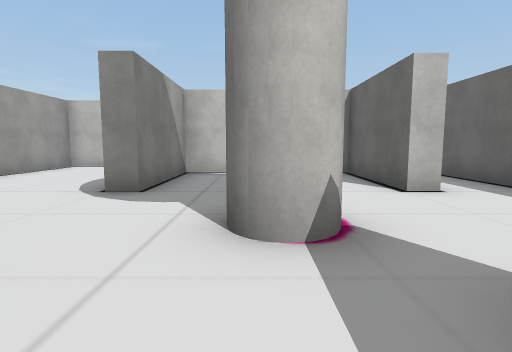
[1] (above)

15 first-person views from a walk through a Unity game level. The camera is 1.4 m above the floor, tilts 6° down and sees 80° across. The floor is counted in squares, 2 m on a side. Each view is taken from the middle of a square. On the plan, view 1 faces up. The plan holds only what a view shows up to about 10 squares ahead; the rest is blank. The player character is not drawn. Some surface patterns are stand-ins.

[2]
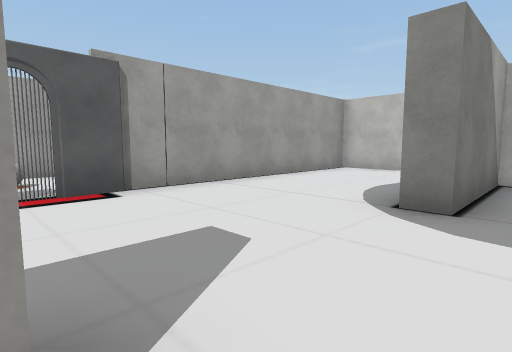

[3]
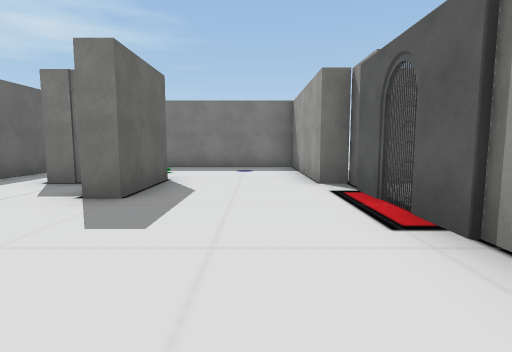

[4]
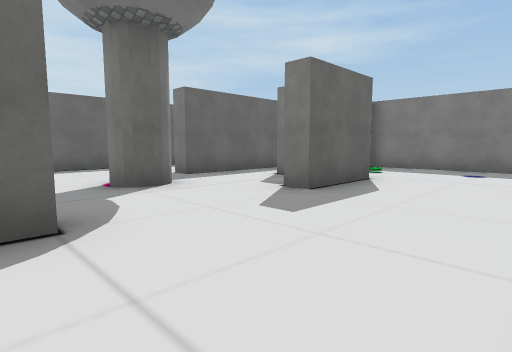

[5]
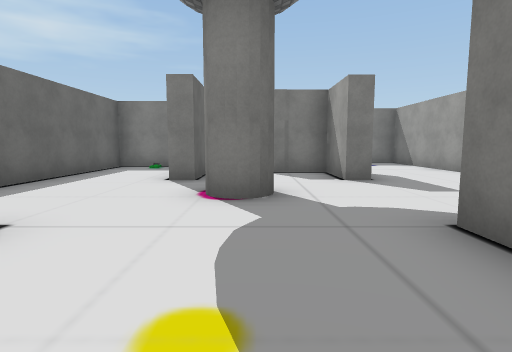

[6]
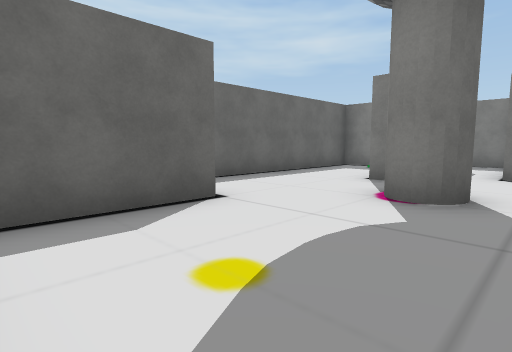

[7]
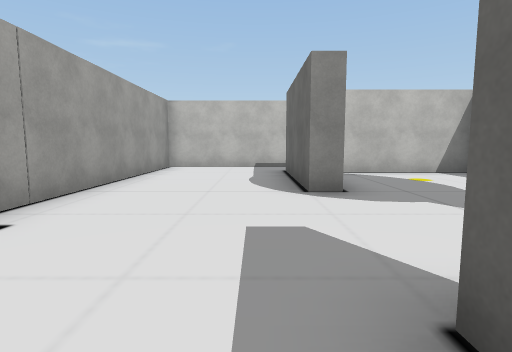

[8]
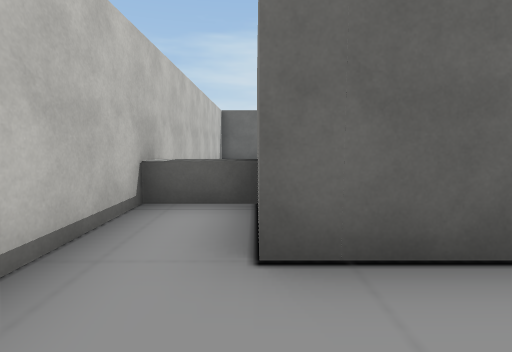

[9]
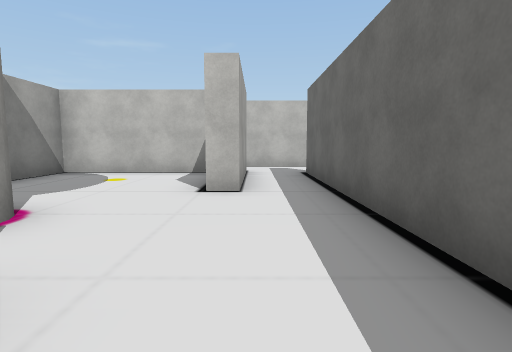

[10]
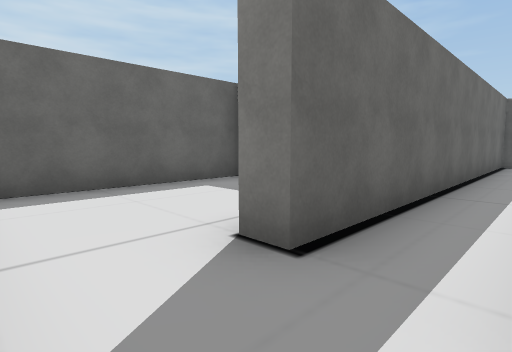

[11]
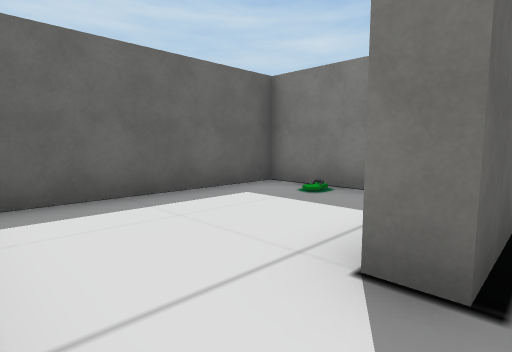

[12]
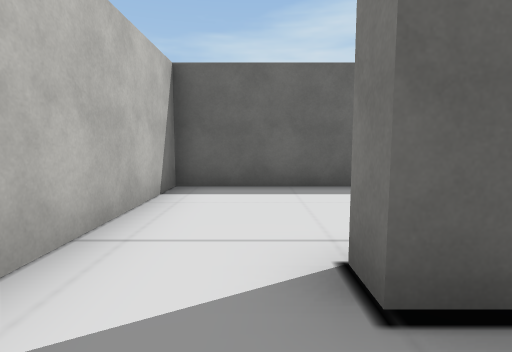

[13]
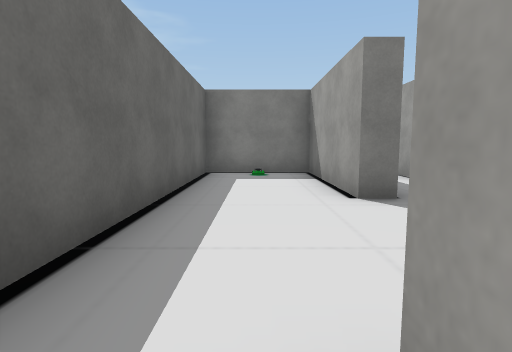

[14]
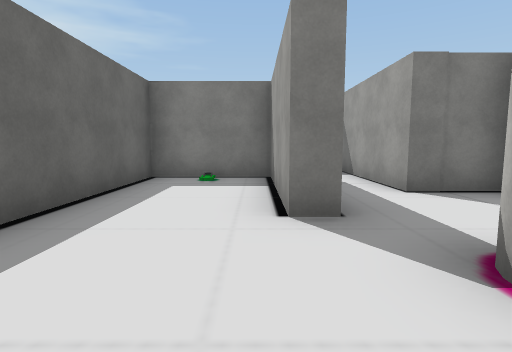

[15]
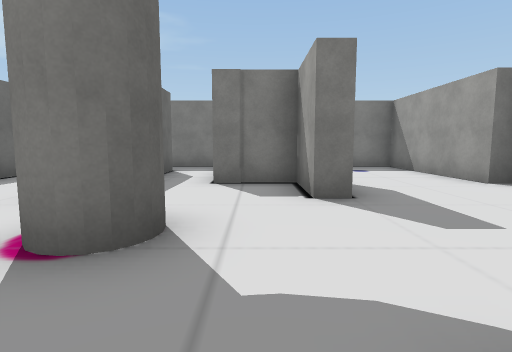

### Floor plan
Ten units are one square. View 1 is at (0, 0); x grows to the right and y downward. Boxes are objects, and circles mark ways between rooms. Rooms are numbered by the first view taken in them; rooms with no view inside come last. Other rooms are left out.
<svg viewBox="-80 -99 166 148">
<path fill="none" stroke="#000" d="M-22 11 -22 -11 -17 -11 -17 5 -2 5 -2 24M-57 -12 -57 5 -51 5 -51 44 -6 44M28 -44 23 -44 23 -75 -17 -75 -17 -44 -22 -44 -22 -80 -11 -80M-69 5 -62 5M0 -93 -57 -93 -57 -24M12 31 12 -11 17 -11 17 25 42 25 42 -45M-5 -79 -5 -94M28 -78 28 -44M44 -93 0 -93M42 -45 42 -75 48 -75M61 -45 81 -45 81 -93 44 -93"/>
<rect x="-75" y="-25" width="10" height="20" fill="#bbb"><title>other object</title></rect>
<rect x="-65" y="-25" width="10" height="10" fill="#bbb"><title>gate</title></rect>
<circle cx="30" cy="-50" r="3" fill="#2a7"/>
<circle cx="40" cy="-85" r="3" fill="#2a7"/>
<text x="-20" y="-30">1</text>
<text x="30" y="-80">2</text>
<text x="60" y="-70">3</text>
</svg>
Room 1 opens to room 2. Room 2 opens to room 3.

Where each view was taken, in squares from view 1:
view 1: 0 up, 0 right, facing up
view 2: 1 up, 1 left, facing up-left
view 3: 5 up, 4 left, facing down
view 4: 5 up, 5 left, facing down-right
view 5: 7 up, 0 right, facing down
view 6: 7 up, 1 left, facing down-right
view 7: 0 up, 3 left, facing up
view 8: 8 up, 4 left, facing right
view 9: 0 up, 3 right, facing up
view 10: 9 up, 3 right, facing down-right
view 11: 9 up, 4 right, facing down-right
view 12: 8 up, 3 right, facing right
view 13: 5 up, 3 right, facing down
view 14: 4 up, 2 right, facing down
view 15: 5 up, 1 left, facing down
